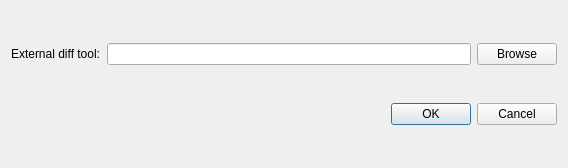
<?xml version="1.0" encoding="UTF-8"?>
<ui version="4.0">
 <class>Options</class>
 <widget class="QDialog" name="Options">
  <property name="geometry">
   <rect>
    <x>0</x>
    <y>0</y>
    <width>568</width>
    <height>168</height>
   </rect>
  </property>
  <property name="windowTitle">
   <string>Dialog</string>
  </property>
  <layout class="QVBoxLayout" name="verticalLayout">
   <item>
    <layout class="QHBoxLayout" name="horizontalLayout">
     <item>
      <widget class="QLabel" name="diffToolLabel">
       <property name="text">
        <string>External diff tool:</string>
       </property>
      </widget>
     </item>
     <item>
      <widget class="QLineEdit" name="diffToolLineEdit"/>
     </item>
     <item>
      <widget class="QPushButton" name="browse">
       <property name="text">
        <string>Browse</string>
       </property>
      </widget>
     </item>
    </layout>
   </item>
   <item>
    <widget class="QDialogButtonBox" name="buttonBox">
     <property name="orientation">
      <enum>Qt::Horizontal</enum>
     </property>
     <property name="standardButtons">
      <set>QDialogButtonBox::Cancel|QDialogButtonBox::Ok</set>
     </property>
    </widget>
   </item>
  </layout>
 </widget>
 <resources/>
 <connections>
  <connection>
   <sender>buttonBox</sender>
   <signal>accepted()</signal>
   <receiver>Options</receiver>
   <slot>accept()</slot>
   <hints>
    <hint type="sourcelabel">
     <x>248</x>
     <y>254</y>
    </hint>
    <hint type="destinationlabel">
     <x>157</x>
     <y>274</y>
    </hint>
   </hints>
  </connection>
  <connection>
   <sender>buttonBox</sender>
   <signal>rejected()</signal>
   <receiver>Options</receiver>
   <slot>reject()</slot>
   <hints>
    <hint type="sourcelabel">
     <x>316</x>
     <y>260</y>
    </hint>
    <hint type="destinationlabel">
     <x>286</x>
     <y>274</y>
    </hint>
   </hints>
  </connection>
 </connections>
</ui>
